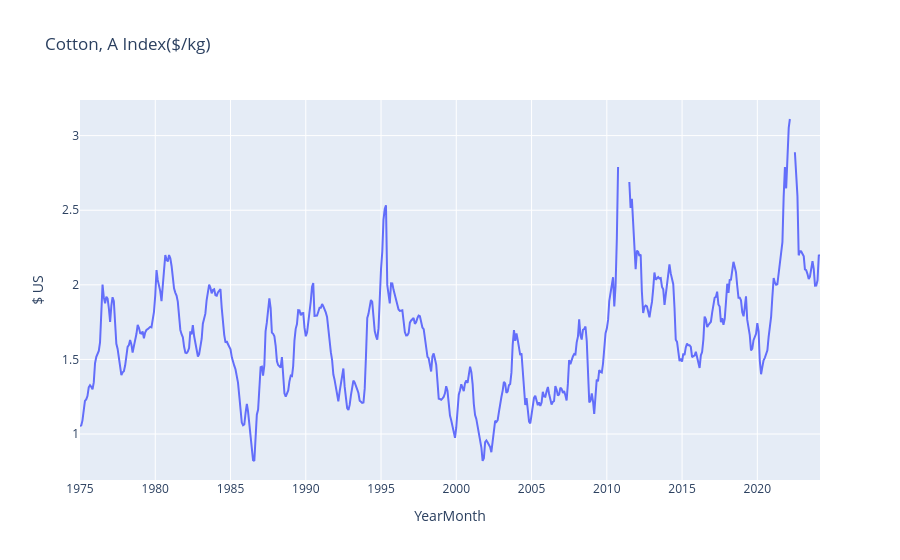

Here is the notebook cell this chart was saved with:
### Code cell
cotton_trace = go.Scatter(x=wb_cotton_outliers_rm_df.index, y=wb_cotton_outliers_rm_df['Cotton, A Index($/kg)'], mode='lines', name='Cotton, A Index($/kg)')
# Define layout for the plot
layout = go.Layout(
    title='Cotton, A Index($/kg)',
    xaxis=dict(title='YearMonth'),
    yaxis=dict(title='$ US')
)

# Create figure and plot
fig = go.Figure(data=cotton_trace, layout=layout)

# Display the interactive plot
fig.show()

### Figure 1 — Plotly figure (JSON) as saved in the notebook; plotly's stock layout.template omitted (floating-point values rounded to 4 significant figures; data arrays with more than 128 entries replaced by an {"elided": "..."} marker saying what was removed)
{"data": [{"mode": "lines", "name": "Cotton, A Index($/kg)", "type": "scatter", "x": {"elided": "591 str values"}, "y": {"elided": "591 float values"}}], "layout": {"autosize": true, "title": {"text": "Cotton, A Index($/kg)"}, "xaxis": {"autorange": true, "range": ["1975-01-01", "2024-03-01"], "title": {"text": "YearMonth"}, "type": "date"}, "yaxis": {"autorange": true, "range": [0.692, 3.239], "title": {"text": "$ US"}, "type": "linear"}}}
